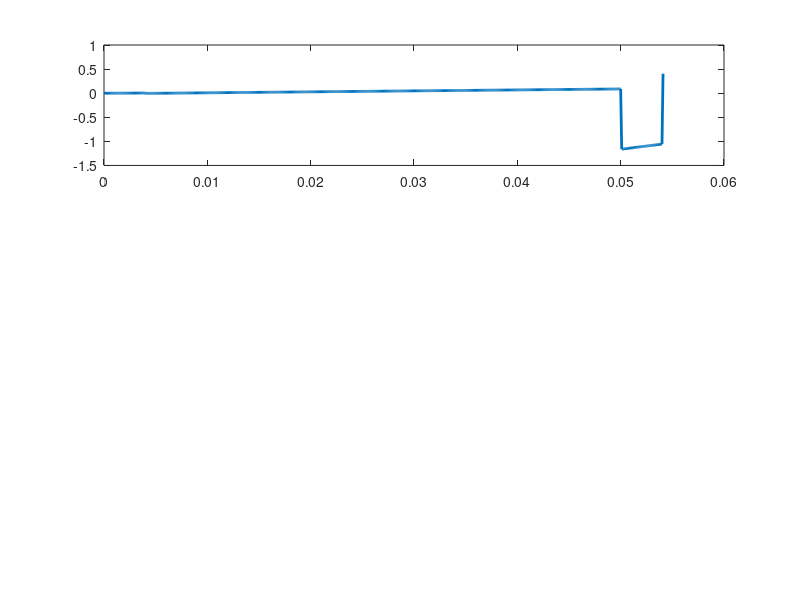

Here is the MATLAB script that generated this plot: (Note: this script raises an error after producing the figure.)
%%%%%%%%%%%%%%%%%%%%%%%%%%%%%%%%%%%%%%%%%%%%%%%%%%%%%%%%%%%%%%%%%%%%%%%%%%
% Code written by Wyatt Kromer
% 
% The purpose of this script is to calculate the setpoints of curves ahead
% of time so that the Arduino PLC doesn't have to do any complex
% calculations at runtime.
%%%%%%%%%%%%%%%%%%%%%%%%%%%%%%%%%%%%%%%%%%%%%%%%%%%%%%%%%%%%%%%%%%%%%%%%%%
clear all
clc

%% S-Curve
% Note that this scheme will utilize a deadband in order to eliminate the
% possibility of short profiles where the stage does not reach max_v
% This could be changed if necessary for speed

%%%%%%%%%%%%%%%%%%
% Input Parameters
%%%%%%%%%%%%%%%%%%

max_v = 2;              % m/s
max_a = .05;              % m/s
time_to_max_a = .5;      % s
PLC_dt = 0.01;          % s
goal = 1000;               % m
deadband_distance = 0; % m, and this is for a single direction. Deadband is actually twice as wide

%%%%%%%%%%%%%%%%%%%%%%%%%%%%%%
% Perform Initial Calculations
%%%%%%%%%%%%%%%%%%%%%%%%%%%%%%

j = max_a / time_to_max_a;

% Unused Short Profile Calculations
% short_profile = max_v * (time_to_max_a + max_v / max_a) > goal
% if short_profile
%     profile_max_v = max_a * (sqrt(goal / max_a - 0.75 * time_to_max_a^2) - 0.5 * time_to_max_a);
% else
%     profile_max_v = max_v;
% end

profile_max_v = max_v;

%%%%%%%%%%%%%%%%%%%%%%%%%%%%%%%
% Find times at critical points
%%%%%%%%%%%%%%%%%%%%%%%%%%%%%%%

t2 = profile_max_v / max_a;
t3 = t2 + time_to_max_a;

% Unused Code
% if short_profile
%     t4 = t3
% else
%     t4 = goal / profile_max_v
% end
t4 = goal / profile_max_v;

t5 = t4 + time_to_max_a;
t6 = t4 + t2;
t7 = t6 + time_to_max_a;
time_total = t7;

%%%%%%%%%%%%%%%%%%%
% Calculate Profile
%%%%%%%%%%%%%%%%%%%
dt = PLC_dt / 100; %So we can plot a much more specific curve to see whatprofile actually looks like
% t_rec = zeros(1,time_total/dt);
% x_rec = zeros(1,time_total/dt);
% v_rec = zeros(1,time_total/dt);
% a_rec = zeros(1,time_total/dt);

x_rec(1) = deadband_distance;
t = 1;
while t < time_total
    t = t + 1;
    t_rec(t) = t*dt;
    if t < time_to_max_a 
        % Ramp up acceleration
        a_rec(t) = (j * t_rec(t));
        v_rec(t) = (0.5 * j * t_rec(t)^2);
    elseif t < t2
        % Increase speed at max acceleration
        a_rec(t) = (max_a);
        v_rec(t) = (max_a * (t - 0.5 * time_to_max_a ));
    elseif t < t3
        % Ramp down acceleration
        a_rec(t) = (max_a - j * (t_rec(t) - t2));
        v_rec(t) = (max_a * (t - 0.5 * time_to_max_a ) - 0.5 * j * (t_rec(t) - t2) ^ 2);
    elseif t < t4
        % Maintain max velocity
        a_rec(t) = (0.0);
        v_rec(t) = (profile_max_v);
    elseif t < t5
        % Ramp down acceleration
        a_rec(t) = (-j * (t_rec(t) - t4));
        v_rec(t) = ( profile_max_v - 0.5 * j * (t_rec(t) - t4) ^ 2);
    elseif t < t6
        % Decrease speed at max acceleration
        a_rec(t) = (-max_a);
        v_rec(t) = (max_a * (t2 + t5 - t_rec(t) - 0.5 * time_to_max_a));
    elseif t < t7
        % Ramp up acceleration
        a_rec(t) = (-max_a + j * (t_rec(t) - t6));
        v_rec(t) = (max_a * (t2 + t5 - t_rec(t) - 0.5 * time_to_max_a) + 0.5 * j * (t_rec(t) - t6) ^ 2);
    else
        a_rec(t) = (0.0);
        v_rec(t) = (0.0);
    end
    
    x_rec(t) = (x_rec(t-1) + v_rec(t-1) * dt);

    
end


% return t_rec , x_rec , v_rec , a_rec
figure
subplot(311)
plot(t_rec,x_rec,'LineWidth',2)
hold on
xline(time_to_max_a)
ylabel("Distance [m]")
xlabel("Time [s]")
subplot(312)
plot(t_rec,v_rec,'LineWidth',2)
xlabel("Distance [m]")
ylabel("Velocity [m/s]")
subplot(313)
plot(t_rec,a_rec,'LineWidth',2)
ylabel("Acceleration [m/s^2]")
xlabel("Time [s]")
xline(time_to_max_a)
